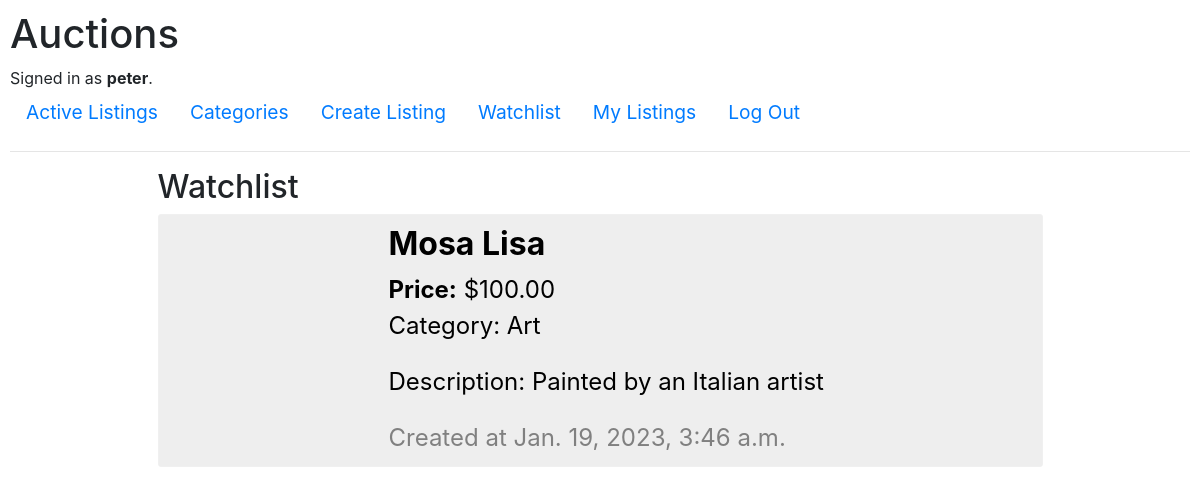
The app's page /watchlist (signed in) with its own data.
### auctions/models.py (models this page shows)
class User(AbstractUser):
    listing_watchlist = models.ManyToManyField(
        "Listing",
        through='Watchlist',
        through_fields=('user', 'listing'),
    )

class Listing(models.Model):
    title = models.CharField(max_length=200)
    description = models.CharField(max_length=500)
    image_url = models.CharField(max_length=500)
    category = models.ForeignKey(Category, on_delete=models.CASCADE, related_name="listings", null=True)
    created_by = models.ForeignKey(User, on_delete=models.CASCADE, related_name="listings")
    starting_bid = models.FloatField(default=0)
    current_bid = models.ForeignKey("Bid", on_delete=models.CASCADE, null=True, related_name="current_bid")
    last_bid_by = models.ForeignKey(User, on_delete=models.CASCADE, related_name="listings_bid", null=True)
    date = models.DateTimeField(auto_now_add=True)
    active = models.BooleanField(default=True)

class Category(models.Model):
    title = models.CharField(max_length=100)

### auctions/views.py (the view)
# urls.py: path("watchlist", views.watchlist, name="watchlist"),
@login_required
def watchlist(request):
    watchlist = request.user.listing_watchlist.all()
    return render(request, "auctions/watchlist.html", {"watchlist": watchlist})

### auctions/templates/auctions/watchlist.html
{% extends "auctions/layout.html" %}
{% block body %}
    <h2>Watchlist</h2>
    <ul class="index__listings">
        {% for listing in watchlist|dictsortreversed:"date" %}
            {% include 'snippets/listing_item.html' with listing=listing display_active=True %}
        {% endfor %}
    </ul>
{% endblock %}

### auctions/templates/auctions/layout.html (shortened to what this page needs)
{% load static %}
<!DOCTYPE html>
<html lang="en">
    <head>
        <link rel="stylesheet" href="https://stackpath.bootstrapcdn.com/bootstrap/4.4.1/css/bootstrap.min.css">
        <link href="{% static 'auctions/styles.css' %}" rel="stylesheet">
    </head>
    <body>
        <h1>Auctions</h1>
        <div>
            {% if user.is_authenticated %}
                Signed in as <strong>{{ user.username }}</strong>.
            {% else %}
                Not signed in.
            {% endif %}
        </div>
        <ul class="nav"  style="font-size: 1.2em">
            <li class="nav-item">
                <a class="nav-link" href="{% url 'index' %}">Active Listings</a>
            </li>
            <li class="nav-item">
                <a class="nav-link" href="{% url 'categories' %}">Categories</a>
            </li>
            {% if user.is_authenticated %}
                <li class="nav-item">
                    <a class="nav-link" href="{% url 'create_listing' %}">Create Listing</a>
                </li>
                <li class="nav-item">
                    <a class="nav-link" href="{% url 'watchlist' %}">Watchlist</a>
                </li>
                <li class="nav-item">
                    <a class="nav-link" href="{% url 'my_listings' %}">My Listings</a>
                </li>
                <li class="nav-item">
                    <a class="nav-link" href="{% url 'logout' %}">Log Out</a>
                </li>
            {% endif %}
        </ul>
        <hr>
        <div class="w-75 m-auto">
        {% block body %}
        {% endblock %}
    </div>
    </body>
</html>

### auctions/templates/snippets/listing_item.html (shortened to what this page needs)
{% load static %}
<a  class="listing-item__link" href="{% url 'listing' listing.id %}">
  <div>
    <h2 class="listing-item__title mb-2">{{ listing.title }}</h2>
      {% if listing.current_bid %}
          <p class="listing-item__price"><b>Price:</b> ${{ listing.current_bid.value|floatformat:2 }}</p>
      {% else %}
          <p class="listing-item__price"><b>Price:</b> ${{ listing.starting_bid|floatformat:2 }}</p>
      {% endif %}
      {% if listing.category %}
        <p class="listing-item__category">Category: {{ listing.category.title }}</p>
      {% endif %}
      {% if listing.description %}
        <p class="listing-item__description">Description: {{ listing.description }}</p>
      {% endif %}
      <p class="listing-item__date">Created at {{ listing.date }}</p>
  </div>
</a>

### auctions/static/auctions/styles.css (style rules this page uses)
body { padding: 10px; }
.index__listings { padding: 0; }
.listing-item__link { display: flex; color: black; padding: 10px; border: 1px solid #F0F0F0; border-radius: 3px; background-color: #EEEEEE; margin-bottom: 5px; }
.listing-item__link p { font-size: 1.5em; margin: 0; }
.listing-item__title { font-weight: bold; margin-bottom: 0; }
.listing-item__price { font-size: 1.5em; }
.listing-item__description { margin-top: 20px !important; font-size: 1em; }
.listing-item__date { font-size: 1em; margin-top: 20px !important; color: gray; }

### records on screen
User: username "peter"
Listing: title "Mosa Lisa", starting_bid "100.00", category "Art", description "Painted by an Italian artist", date "Jan. 19, 2023, 3:46 a.m."
